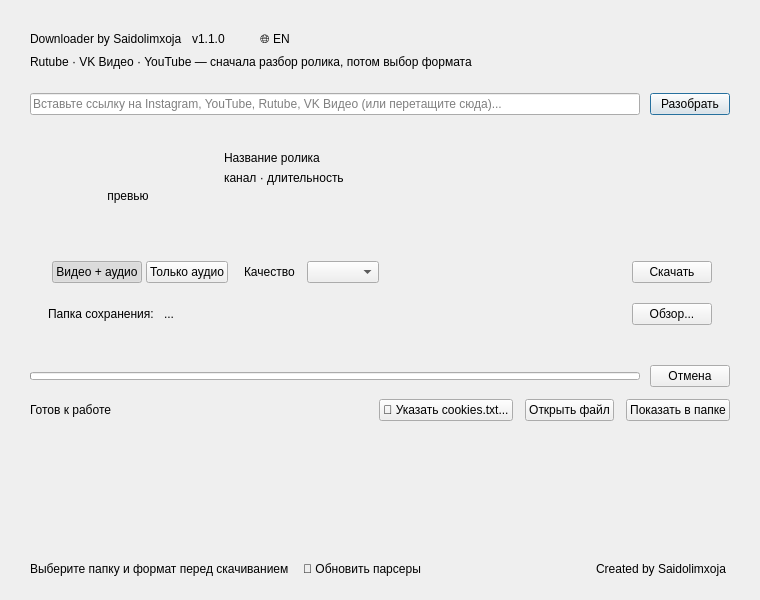
<?xml version="1.0" encoding="UTF-8"?>
<ui version="4.0">
 <class>MainWindow</class>
 <widget class="QMainWindow" name="MainWindow">
  <property name="geometry">
   <rect>
    <x>0</x>
    <y>0</y>
    <width>760</width>
    <height>600</height>
   </rect>
  </property>
  <property name="minimumSize">
   <size>
    <width>700</width>
    <height>560</height>
   </size>
  </property>
  <property name="windowTitle">
   <string>Downloader by Saidolimxoja</string>
  </property>
  <widget class="QWidget" name="centralwidget">
   <layout class="QVBoxLayout" name="rootLayout">
    <property name="leftMargin"><number>30</number></property>
    <property name="topMargin"><number>28</number></property>
    <property name="rightMargin"><number>30</number></property>
    <property name="bottomMargin"><number>20</number></property>
    <property name="spacing"><number>0</number></property>

    <!-- ================= Шапка ================= -->
    <item>
     <layout class="QHBoxLayout" name="headerLayout">
      <property name="spacing"><number>10</number></property>
      <item>
       <widget class="QLabel" name="titleLabel">
        <property name="text"><string>Downloader by Saidolimxoja</string></property>
       </widget>
      </item>
      <item>
       <widget class="QLabel" name="versionChip">
        <property name="text"><string>v1.1.0</string></property>
       </widget>
      </item>
      <item>
       <widget class="QPushButton" name="languageButton">
        <property name="cursor"><cursorShape>PointingHandCursor</cursorShape></property>
        <property name="text"><string>🌐 EN</string></property>
        <property name="flat"><bool>true</bool></property>
       </widget>
      </item>
      <item>
       <spacer name="headerSpacer">
        <property name="orientation"><enum>Qt::Horizontal</enum></property>
        <property name="sizeHint" stdset="0"><size><width>40</width><height>20</height></size></property>
       </spacer>
      </item>
     </layout>
    </item>

    <item>
     <spacer name="gapAfterTitle">
      <property name="orientation"><enum>Qt::Vertical</enum></property>
      <property name="sizeType"><enum>QSizePolicy::Fixed</enum></property>
      <property name="sizeHint" stdset="0"><size><width>20</width><height>5</height></size></property>
     </spacer>
    </item>

    <item>
     <widget class="QLabel" name="subtitleLabel">
      <property name="text"><string>Rutube · VK Видео · YouTube — сначала разбор ролика, потом выбор формата</string></property>
     </widget>
    </item>

    <item>
     <spacer name="gapBeforeInput">
      <property name="orientation"><enum>Qt::Vertical</enum></property>
      <property name="sizeType"><enum>QSizePolicy::Fixed</enum></property>
      <property name="sizeHint" stdset="0"><size><width>20</width><height>24</height></size></property>
     </spacer>
    </item>

    <!-- ================= Ввод ссылки ================= -->
    <item>
     <layout class="QHBoxLayout" name="inputLayout">
      <property name="spacing"><number>10</number></property>
      <item>
       <widget class="QLineEdit" name="urlLineEdit">
        <property name="clearButtonEnabled"><bool>true</bool></property>
        <property name="placeholderText"><string>Вставьте ссылку на Instagram, YouTube, Rutube, VK Видео (или перетащите сюда)...</string></property>
       </widget>
      </item>
      <item>
       <widget class="QPushButton" name="analyzeButton">
        <property name="cursor"><cursorShape>PointingHandCursor</cursorShape></property>
        <property name="text"><string>Разобрать</string></property>
        <property name="default"><bool>true</bool></property>
       </widget>
      </item>
     </layout>
    </item>

    <item>
     <spacer name="gapBeforeCard">
      <property name="orientation"><enum>Qt::Vertical</enum></property>
      <property name="sizeType"><enum>QSizePolicy::Fixed</enum></property>
      <property name="sizeHint" stdset="0"><size><width>20</width><height>18</height></size></property>
     </spacer>
    </item>

    <!-- ================= Карточка разбора ================= -->
    <item>
     <widget class="QFrame" name="infoCard">
      <property name="frameShape"><enum>QFrame::NoFrame</enum></property>
      <layout class="QVBoxLayout" name="cardLayout">
       <property name="leftMargin"><number>18</number></property>
       <property name="topMargin"><number>18</number></property>
       <property name="rightMargin"><number>18</number></property>
       <property name="bottomMargin"><number>18</number></property>
       <property name="spacing"><number>16</number></property>

       <!-- превью + название -->
       <item>
        <layout class="QHBoxLayout" name="videoRow">
         <property name="spacing"><number>16</number></property>
         <item>
          <widget class="QLabel" name="thumbLabel">
           <property name="minimumSize"><size><width>160</width><height>90</height></size></property>
           <property name="maximumSize"><size><width>160</width><height>90</height></size></property>
           <property name="alignment"><set>Qt::AlignCenter</set></property>
           <property name="text"><string>превью</string></property>
          </widget>
         </item>
         <item>
          <layout class="QVBoxLayout" name="videoTextLayout">
           <property name="spacing"><number>6</number></property>
           <item>
            <widget class="QLabel" name="videoTitleLabel">
             <property name="text"><string>Название ролика</string></property>
             <property name="wordWrap"><bool>true</bool></property>
            </widget>
           </item>
           <item>
            <widget class="QLabel" name="videoMetaLabel">
             <property name="text"><string>канал · длительность</string></property>
            </widget>
           </item>
           <item>
            <spacer name="videoTextSpacer">
             <property name="orientation"><enum>Qt::Vertical</enum></property>
             <property name="sizeHint" stdset="0"><size><width>20</width><height>10</height></size></property>
            </spacer>
           </item>
          </layout>
         </item>
        </layout>
       </item>

       <!-- выбор формата и качества -->
       <item>
        <layout class="QHBoxLayout" name="optionsRow">
         <property name="spacing"><number>12</number></property>
         <item>
          <widget class="QFrame" name="segmentFrame">
           <property name="frameShape"><enum>QFrame::NoFrame</enum></property>
           <layout class="QHBoxLayout" name="segmentLayout">
            <property name="leftMargin"><number>4</number></property>
            <property name="topMargin"><number>4</number></property>
            <property name="rightMargin"><number>4</number></property>
            <property name="bottomMargin"><number>4</number></property>
            <property name="spacing"><number>4</number></property>
            <item>
             <widget class="QPushButton" name="videoModeButton">
              <property name="cursor"><cursorShape>PointingHandCursor</cursorShape></property>
              <property name="text"><string>Видео + аудио</string></property>
              <property name="checkable"><bool>true</bool></property>
              <property name="checked"><bool>true</bool></property>
              <property name="autoExclusive"><bool>true</bool></property>
             </widget>
            </item>
            <item>
             <widget class="QPushButton" name="audioModeButton">
              <property name="cursor"><cursorShape>PointingHandCursor</cursorShape></property>
              <property name="text"><string>Только аудио</string></property>
              <property name="checkable"><bool>true</bool></property>
              <property name="autoExclusive"><bool>true</bool></property>
             </widget>
            </item>
           </layout>
          </widget>
         </item>
         <item>
          <widget class="QLabel" name="optionCaption">
           <property name="text"><string>Качество</string></property>
          </widget>
         </item>
         <item>
          <widget class="QComboBox" name="qualityCombo">
           <property name="cursor"><cursorShape>PointingHandCursor</cursorShape></property>
          </widget>
         </item>
         <item>
          <spacer name="optionsSpacer">
           <property name="orientation"><enum>Qt::Horizontal</enum></property>
           <property name="sizeHint" stdset="0"><size><width>40</width><height>20</height></size></property>
          </spacer>
         </item>
         <item>
          <widget class="QPushButton" name="downloadButton">
           <property name="cursor"><cursorShape>PointingHandCursor</cursorShape></property>
           <property name="text"><string>Скачать</string></property>
          </widget>
         </item>
        </layout>
       </item>

       <!-- выбор папки сохранения -->
       <item>
        <layout class="QHBoxLayout" name="folderRow">
         <property name="spacing"><number>10</number></property>
         <item>
          <widget class="QLabel" name="folderCaption">
           <property name="text"><string>Папка сохранения:</string></property>
          </widget>
         </item>
         <item>
          <widget class="QLabel" name="folderPathLabel">
           <property name="text"><string>...</string></property>
           <property name="textInteractionFlags"><set>Qt::TextSelectableByMouse</set></property>
          </widget>
         </item>
         <item>
          <spacer name="folderSpacer">
           <property name="orientation"><enum>Qt::Horizontal</enum></property>
           <property name="sizeHint" stdset="0"><size><width>40</width><height>20</height></size></property>
          </spacer>
         </item>
         <item>
          <widget class="QPushButton" name="browseButton">
           <property name="cursor"><cursorShape>PointingHandCursor</cursorShape></property>
           <property name="text"><string>Обзор...</string></property>
          </widget>
         </item>
        </layout>
       </item>

      </layout>
     </widget>
    </item>

    <item>
     <spacer name="gapBeforeProgress">
      <property name="orientation"><enum>Qt::Vertical</enum></property>
      <property name="sizeType"><enum>QSizePolicy::Fixed</enum></property>
      <property name="sizeHint" stdset="0"><size><width>20</width><height>22</height></size></property>
     </spacer>
    </item>

    <!-- ================= Прогресс и Отмена ================= -->
    <item>
     <layout class="QHBoxLayout" name="progressLayout">
      <property name="spacing"><number>10</number></property>
      <item>
       <widget class="QProgressBar" name="progressBar">
        <property name="minimumSize"><size><width>0</width><height>8</height></size></property>
        <property name="maximumSize"><size><width>16777215</width><height>8</height></size></property>
        <property name="minimum"><number>0</number></property>
        <property name="maximum"><number>100</number></property>
        <property name="value"><number>0</number></property>
        <property name="textVisible"><bool>false</bool></property>
       </widget>
      </item>
      <item>
       <widget class="QPushButton" name="cancelButton">
        <property name="cursor"><cursorShape>PointingHandCursor</cursorShape></property>
        <property name="text"><string>Отмена</string></property>
        <property name="visible"><bool>false</bool></property>
       </widget>
      </item>
     </layout>
    </item>

    <item>
     <spacer name="gapBeforeStatus">
      <property name="orientation"><enum>Qt::Vertical</enum></property>
      <property name="sizeType"><enum>QSizePolicy::Fixed</enum></property>
      <property name="sizeHint" stdset="0"><size><width>20</width><height>12</height></size></property>
     </spacer>
    </item>

    <!-- ================= Статус и Действия ================= -->
    <item>
     <layout class="QHBoxLayout" name="statusActionRow">
      <property name="spacing"><number>12</number></property>
      <item>
       <widget class="QLabel" name="statusLabel">
        <property name="text"><string>Готов к работе</string></property>
        <property name="wordWrap"><bool>true</bool></property>
        <property name="textInteractionFlags"><set>Qt::TextSelectableByMouse</set></property>
       </widget>
      </item>
      <item>
       <spacer name="statusSpacer">
        <property name="orientation"><enum>Qt::Horizontal</enum></property>
        <property name="sizeHint" stdset="0"><size><width>20</width><height>20</height></size></property>
       </spacer>
      </item>
      <item>
       <widget class="QPushButton" name="cookiesButton">
        <property name="cursor"><cursorShape>PointingHandCursor</cursorShape></property>
        <property name="text"><string>🍪 Указать cookies.txt...</string></property>
        <property name="visible"><bool>false</bool></property>
       </widget>
      </item>
      <item>
       <widget class="QPushButton" name="openFileButton">
        <property name="cursor"><cursorShape>PointingHandCursor</cursorShape></property>
        <property name="text"><string>Открыть файл</string></property>
        <property name="visible"><bool>false</bool></property>
       </widget>
      </item>
      <item>
       <widget class="QPushButton" name="openFolderButton">
        <property name="cursor"><cursorShape>PointingHandCursor</cursorShape></property>
        <property name="text"><string>Показать в папке</string></property>
        <property name="visible"><bool>false</bool></property>
       </widget>
      </item>
     </layout>
    </item>

    <item>
     <spacer name="bottomSpacer">
      <property name="orientation"><enum>Qt::Vertical</enum></property>
      <property name="sizeHint" stdset="0"><size><width>20</width><height>10</height></size></property>
     </spacer>
    </item>

    <!-- ================= Подвал ================= -->
    <item>
     <layout class="QHBoxLayout" name="footerLayout">
      <property name="spacing"><number>10</number></property>
      <item>
       <widget class="QLabel" name="hintLabel">
        <property name="text"><string>Выберите папку и формат перед скачиванием</string></property>
       </widget>
      </item>
      <item>
       <widget class="QPushButton" name="updateEngineButton">
        <property name="cursor"><cursorShape>PointingHandCursor</cursorShape></property>
        <property name="text"><string>🔄 Обновить парсеры</string></property>
        <property name="flat"><bool>true</bool></property>
       </widget>
      </item>
      <item>
       <spacer name="footerSpacer">
        <property name="orientation"><enum>Qt::Horizontal</enum></property>
        <property name="sizeHint" stdset="0"><size><width>40</width><height>20</height></size></property>
       </spacer>
      </item>
      <item>
       <widget class="QPushButton" name="telegramButton">
        <property name="cursor"><cursorShape>PointingHandCursor</cursorShape></property>
        <property name="text"><string>Created by Saidolimxoja</string></property>
        <property name="flat"><bool>true</bool></property>
       </widget>
      </item>
     </layout>
    </item>

   </layout>
  </widget>
 </widget>
 <tabstops>
  <tabstop>urlLineEdit</tabstop>
  <tabstop>analyzeButton</tabstop>
  <tabstop>videoModeButton</tabstop>
  <tabstop>audioModeButton</tabstop>
  <tabstop>qualityCombo</tabstop>
  <tabstop>browseButton</tabstop>
  <tabstop>downloadButton</tabstop>
  <tabstop>cancelButton</tabstop>
  <tabstop>openFileButton</tabstop>
  <tabstop>openFolderButton</tabstop>
 </tabstops>
 <resources/>
 <connections/>
</ui>
